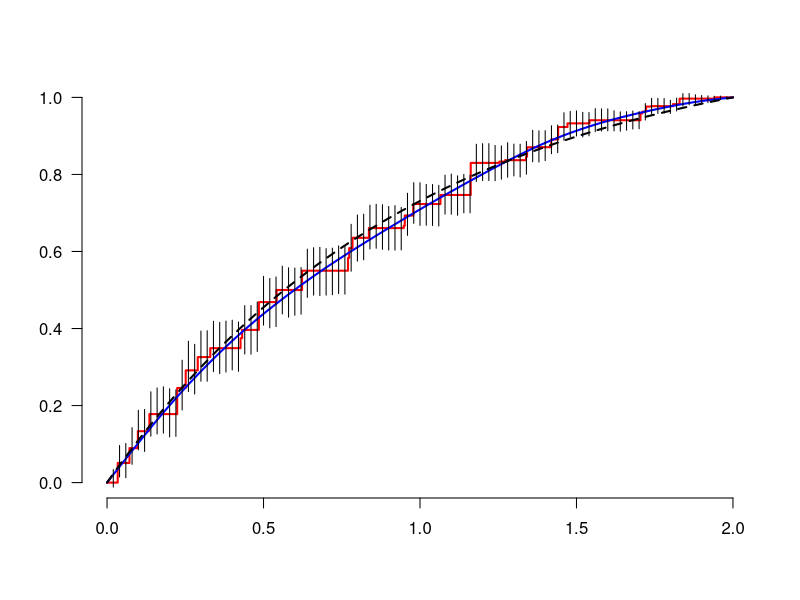
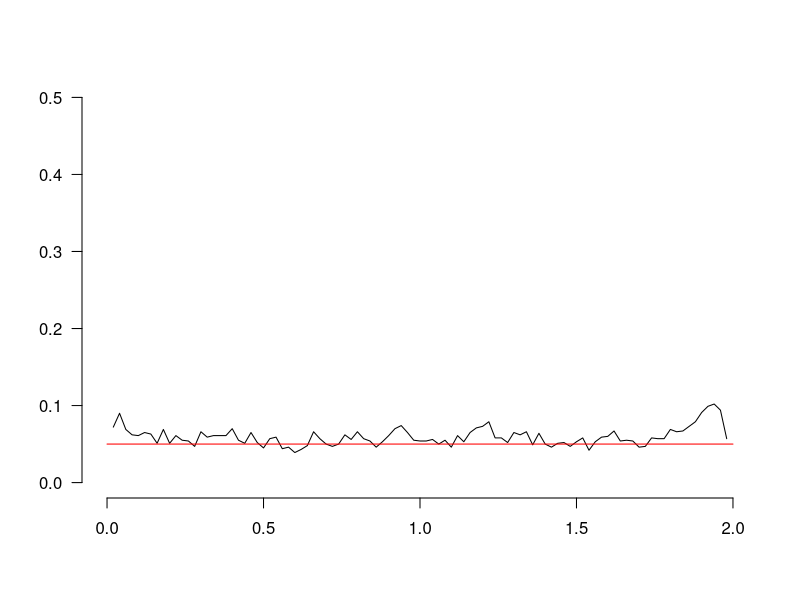

The R source for these figures, in order:
	B<-read.table("MLE.txt")
	C<-read.table("SMLE.txt")
   	D<-read.table("CI_MLE.txt")
   	E<-read.table("percentages.txt")
  
  
   x1<-B[,1]
   z1<-B[,2]
   x2<-C[,1]
   z2<-C[,2]
   x3<-D[,1]
   t1<-D[,2]
   u1<-D[,3]
   
   f <- function(x) {1-exp(-x)}/{1-exp(-2)}
   x0 <-seq(0,2,by=0.01)
   y0<-f(x0)
   
   plot(c(-100,-100),xlim=c(0,2), ylim=c(0,1), main= "",ylab="",xlab="",bty="n",las=1)
   lines(x1,z1,lwd=2,type ="s",col="red")
   lines(x2, z2,lwd=2,col="blue")
   lines(x0, y0,lwd=2,lty=2)
   segments(x3,t1,x3,u1)

   
 	E<-read.table("percentages.txt") 
   	x1<-E[,1]
   	y1<-E[,2]
   	  	
   	plot(c(-10000,-10000),xlim=c(0.0,2.0), ylim=c(0.0,0.5), main= "", ylab="",xlab="",bty="n",las=1)
	lines(x1,y1,lty=1)
	lines(c(0,2),c(0.05,0.05),col="red")
